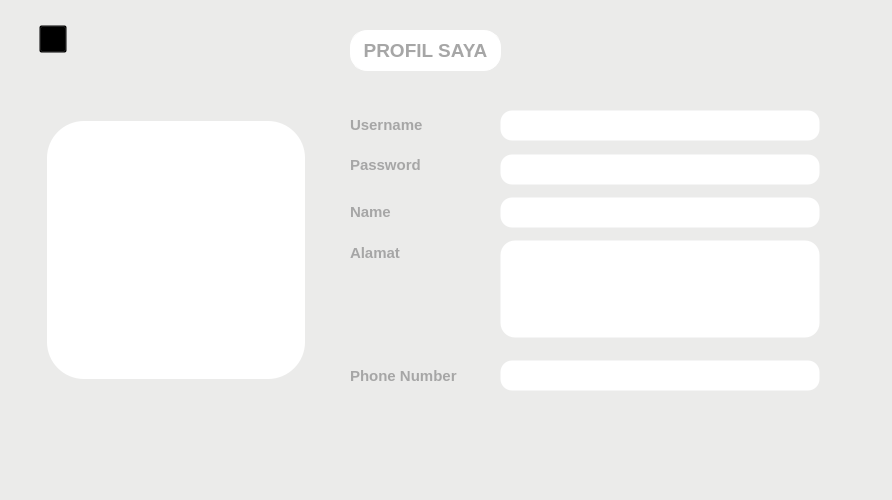
<?xml version="1.0" encoding="UTF-8"?>
<ui version="4.0">
 <class>form_profilSy</class>
 <widget class="QWidget" name="form_profilSy">
  <property name="geometry">
   <rect>
    <x>0</x>
    <y>0</y>
    <width>892</width>
    <height>500</height>
   </rect>
  </property>
  <property name="windowTitle">
   <string>PROFIL SAYA</string>
  </property>
  <property name="windowIcon">
   <iconset resource="../Resources_rc/resources.qrc">
    <normaloff>:/LogoAndWindowsIcon/Aset/LogoIconSolusiku-final.png</normaloff>:/LogoAndWindowsIcon/Aset/LogoIconSolusiku-final.png</iconset>
  </property>
  <property name="styleSheet">
   <string notr="true">background-color: rgb(235, 235, 234);</string>
  </property>
  <widget class="QLabel" name="lb">
   <property name="geometry">
    <rect>
     <x>350</x>
     <y>30</y>
     <width>151</width>
     <height>41</height>
    </rect>
   </property>
   <property name="font">
    <font>
     <family>Nirmala UI</family>
     <pointsize>14</pointsize>
     <weight>75</weight>
     <bold>true</bold>
    </font>
   </property>
   <property name="styleSheet">
    <string notr="true">border: 1px solid #ffffff;
border-radius: 17px;
background-color: #ffffff;
color: #a6a6a6;</string>
   </property>
   <property name="text">
    <string>PROFIL SAYA</string>
   </property>
   <property name="alignment">
    <set>Qt::AlignCenter</set>
   </property>
  </widget>
  <widget class="QLabel" name="label_3">
   <property name="geometry">
    <rect>
     <x>350</x>
     <y>190</y>
     <width>101</width>
     <height>31</height>
    </rect>
   </property>
   <property name="font">
    <font>
     <family>Nirmala UI</family>
     <pointsize>11</pointsize>
     <weight>75</weight>
     <bold>true</bold>
    </font>
   </property>
   <property name="styleSheet">
    <string notr="true">color: #a6a6a6;</string>
   </property>
   <property name="text">
    <string>Name</string>
   </property>
   <property name="alignment">
    <set>Qt::AlignBottom|Qt::AlignLeading|Qt::AlignLeft</set>
   </property>
  </widget>
  <widget class="QLabel" name="label">
   <property name="geometry">
    <rect>
     <x>350</x>
     <y>103</y>
     <width>81</width>
     <height>31</height>
    </rect>
   </property>
   <property name="font">
    <font>
     <family>Nirmala UI</family>
     <pointsize>11</pointsize>
     <weight>75</weight>
     <bold>true</bold>
    </font>
   </property>
   <property name="styleSheet">
    <string notr="true">color: #a6a6a6;</string>
   </property>
   <property name="text">
    <string>Username</string>
   </property>
   <property name="alignment">
    <set>Qt::AlignBottom|Qt::AlignLeading|Qt::AlignLeft</set>
   </property>
  </widget>
  <widget class="QLineEdit" name="txtName">
   <property name="geometry">
    <rect>
     <x>500</x>
     <y>197</y>
     <width>320</width>
     <height>31</height>
    </rect>
   </property>
   <property name="font">
    <font>
     <family>Nirmala UI</family>
     <pointsize>10</pointsize>
    </font>
   </property>
   <property name="styleSheet">
    <string notr="true">border : 1px solid transparent;
border-radius : 12px;
background-color: white;
color: #666666;</string>
   </property>
   <property name="alignment">
    <set>Qt::AlignLeading|Qt::AlignLeft|Qt::AlignVCenter</set>
   </property>
   <property name="readOnly">
    <bool>true</bool>
   </property>
   <property name="placeholderText">
    <string/>
   </property>
  </widget>
  <widget class="QLineEdit" name="txtUsn">
   <property name="geometry">
    <rect>
     <x>500</x>
     <y>110</y>
     <width>320</width>
     <height>31</height>
    </rect>
   </property>
   <property name="font">
    <font>
     <family>Nirmala UI</family>
     <pointsize>10</pointsize>
    </font>
   </property>
   <property name="styleSheet">
    <string notr="true">border : 1px solid transparent;
border-radius : 12px;
background-color: white;
color: #666666;</string>
   </property>
   <property name="alignment">
    <set>Qt::AlignLeading|Qt::AlignLeft|Qt::AlignVCenter</set>
   </property>
   <property name="readOnly">
    <bool>true</bool>
   </property>
   <property name="placeholderText">
    <string/>
   </property>
  </widget>
  <widget class="QPushButton" name="btn_back">
   <property name="geometry">
    <rect>
     <x>39</x>
     <y>25</y>
     <width>28</width>
     <height>28</height>
    </rect>
   </property>
   <property name="styleSheet">
    <string notr="true">background-color:transparent;</string>
   </property>
   <property name="text">
    <string/>
   </property>
   <property name="icon">
    <iconset resource="../Resources_rc/resources.qrc">
     <normaloff>:/Images/Aset/btn_back_noBG.png</normaloff>:/Images/Aset/btn_back_noBG.png</iconset>
   </property>
   <property name="iconSize">
    <size>
     <width>28</width>
     <height>28</height>
    </size>
   </property>
  </widget>
  <widget class="QLabel" name="label_4">
   <property name="geometry">
    <rect>
     <x>350</x>
     <y>240</y>
     <width>101</width>
     <height>22</height>
    </rect>
   </property>
   <property name="font">
    <font>
     <family>Nirmala UI</family>
     <pointsize>11</pointsize>
     <weight>75</weight>
     <bold>true</bold>
    </font>
   </property>
   <property name="styleSheet">
    <string notr="true">color: #a6a6a6;</string>
   </property>
   <property name="text">
    <string>Alamat</string>
   </property>
   <property name="alignment">
    <set>Qt::AlignBottom|Qt::AlignLeading|Qt::AlignLeft</set>
   </property>
  </widget>
  <widget class="QLabel" name="label_2">
   <property name="geometry">
    <rect>
     <x>350</x>
     <y>143</y>
     <width>81</width>
     <height>31</height>
    </rect>
   </property>
   <property name="font">
    <font>
     <family>Nirmala UI</family>
     <pointsize>11</pointsize>
     <weight>75</weight>
     <bold>true</bold>
    </font>
   </property>
   <property name="styleSheet">
    <string notr="true">color: #a6a6a6;</string>
   </property>
   <property name="text">
    <string>Password</string>
   </property>
   <property name="alignment">
    <set>Qt::AlignBottom|Qt::AlignLeading|Qt::AlignLeft</set>
   </property>
  </widget>
  <widget class="QLabel" name="label_5">
   <property name="geometry">
    <rect>
     <x>350</x>
     <y>363</y>
     <width>131</width>
     <height>22</height>
    </rect>
   </property>
   <property name="font">
    <font>
     <family>Nirmala UI</family>
     <pointsize>11</pointsize>
     <weight>75</weight>
     <bold>true</bold>
    </font>
   </property>
   <property name="styleSheet">
    <string notr="true">color: #a6a6a6;
background-color:transparent;</string>
   </property>
   <property name="text">
    <string>Phone Number</string>
   </property>
   <property name="alignment">
    <set>Qt::AlignBottom|Qt::AlignLeading|Qt::AlignLeft</set>
   </property>
  </widget>
  <widget class="QLineEdit" name="txtNumPhone">
   <property name="geometry">
    <rect>
     <x>500</x>
     <y>360</y>
     <width>320</width>
     <height>31</height>
    </rect>
   </property>
   <property name="font">
    <font>
     <family>Nirmala UI</family>
     <pointsize>10</pointsize>
    </font>
   </property>
   <property name="styleSheet">
    <string notr="true">border : 1px solid transparent;
border-radius : 12px;
background-color: white;
color: #666666;</string>
   </property>
   <property name="alignment">
    <set>Qt::AlignLeading|Qt::AlignLeft|Qt::AlignVCenter</set>
   </property>
   <property name="readOnly">
    <bool>true</bool>
   </property>
  </widget>
  <widget class="QLabel" name="label_6">
   <property name="geometry">
    <rect>
     <x>60</x>
     <y>133</y>
     <width>233</width>
     <height>233</height>
    </rect>
   </property>
   <property name="styleSheet">
    <string notr="true">background-color:transparent;</string>
   </property>
   <property name="text">
    <string/>
   </property>
   <property name="pixmap">
    <pixmap resource="../Resources_rc/resources.qrc">:/Images/Aset/profil_sy.jpg</pixmap>
   </property>
   <property name="scaledContents">
    <bool>true</bool>
   </property>
  </widget>
  <widget class="QLineEdit" name="txtPass">
   <property name="geometry">
    <rect>
     <x>500</x>
     <y>154</y>
     <width>320</width>
     <height>31</height>
    </rect>
   </property>
   <property name="font">
    <font>
     <family>Nirmala UI</family>
     <pointsize>10</pointsize>
    </font>
   </property>
   <property name="styleSheet">
    <string notr="true">border : 1px solid transparent;
border-radius : 12px;
background-color: white;
color: #666666;</string>
   </property>
   <property name="alignment">
    <set>Qt::AlignLeading|Qt::AlignLeft|Qt::AlignVCenter</set>
   </property>
   <property name="readOnly">
    <bool>true</bool>
   </property>
   <property name="placeholderText">
    <string/>
   </property>
  </widget>
  <widget class="QTextEdit" name="txtAdress">
   <property name="geometry">
    <rect>
     <x>500</x>
     <y>240</y>
     <width>320</width>
     <height>98</height>
    </rect>
   </property>
   <property name="font">
    <font>
     <family>Nirmala UI</family>
     <pointsize>10</pointsize>
    </font>
   </property>
   <property name="styleSheet">
    <string notr="true">border : 1px solid transparent;
border-radius : 15px;
background-color: white;
color: #666666;</string>
   </property>
   <property name="readOnly">
    <bool>true</bool>
   </property>
   <property name="placeholderText">
    <string/>
   </property>
  </widget>
  <widget class="QLabel" name="shadow_blue">
   <property name="geometry">
    <rect>
     <x>0</x>
     <y>75</y>
     <width>892</width>
     <height>425</height>
    </rect>
   </property>
   <property name="styleSheet">
    <string notr="true">background-color: transparent;</string>
   </property>
   <property name="text">
    <string/>
   </property>
   <property name="pixmap">
    <pixmap resource="../Resources_rc/resources.qrc">:/Images/Aset/Shadow_blue.jpg</pixmap>
   </property>
   <property name="scaledContents">
    <bool>true</bool>
   </property>
  </widget>
  <widget class="QLabel" name="label_7">
   <property name="geometry">
    <rect>
     <x>47</x>
     <y>121</y>
     <width>258</width>
     <height>258</height>
    </rect>
   </property>
   <property name="styleSheet">
    <string notr="true">background-color: rgb(255, 255, 255);
border-radius: 37px;</string>
   </property>
   <property name="text">
    <string/>
   </property>
  </widget>
  <zorder>shadow_blue</zorder>
  <zorder>label_7</zorder>
  <zorder>lb</zorder>
  <zorder>label_3</zorder>
  <zorder>label</zorder>
  <zorder>txtName</zorder>
  <zorder>txtUsn</zorder>
  <zorder>btn_back</zorder>
  <zorder>label_4</zorder>
  <zorder>label_2</zorder>
  <zorder>label_5</zorder>
  <zorder>txtNumPhone</zorder>
  <zorder>label_6</zorder>
  <zorder>txtPass</zorder>
  <zorder>txtAdress</zorder>
 </widget>
 <resources>
  <include location="../Resources_rc/resources.qrc"/>
  <include location="../Resources_rc/resources.qrc"/>
 </resources>
 <connections/>
</ui>
